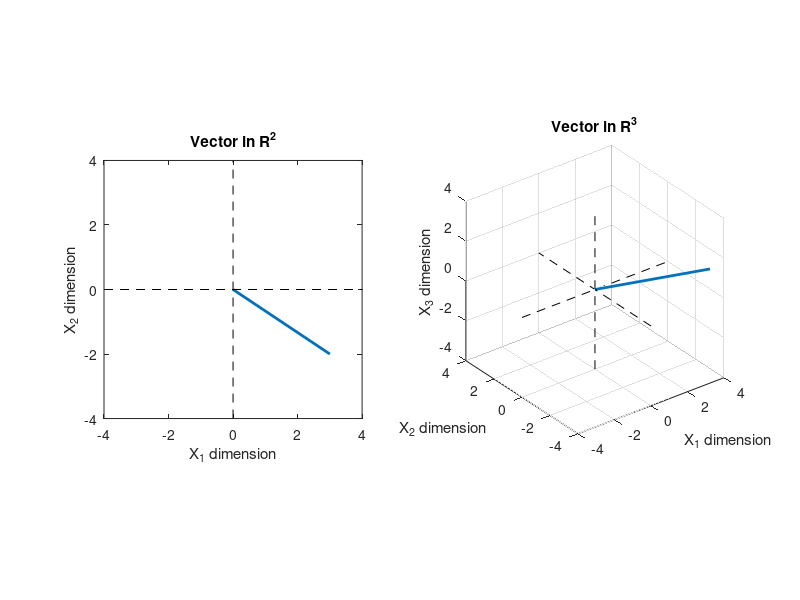
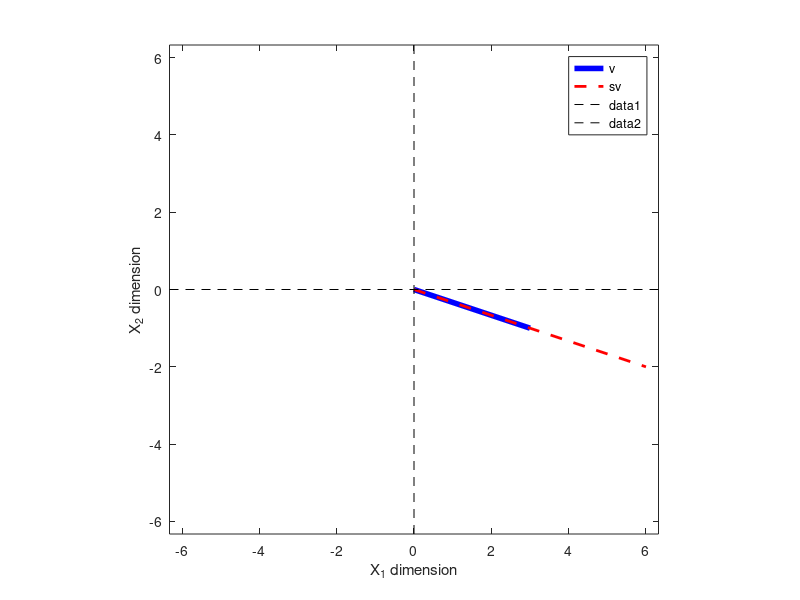

These charts were generated, in order, by the following MATLAB code: (Note: this script raises an error after producing the figures.)
%%
%     COURSE: PCA and multivariate neural signal processing
%    SECTION: Linear algebra crash course
%      VIDEO: MATLAB: vectors and matrices
% Instructor: sincxpress.com
%

%% a clean MATLAB workspace is a clean mental workspace

close all
clear
clc

%% --------------------- %%
%   Visualizing vectors   %
%   -------------------   %


% create a 2-dimensional vector
v2 = [ 3 -2 ];

% create a 3-dimensional vector
v3 = [ 4 -3 1 ];

% plot them
figure(1), clf
subplot(121)

% the main plotting line:
plot([0 v2(1)],[0 v2(2)],'linew',2)

% this code just makes the plot look nicer
axis square
axis([ -4 4 -4 4 ])
hold on
plot(get(gca,'xlim'),[0 0],'k--')
plot([0 0],get(gca,'ylim'),'k--')
xlabel('X_1 dimension')
ylabel('X_2 dimension')
title('Vector in R^2')


% plot the 3D vector
subplot(122)

% the main plotting code:
plot3([0 v3(1)],[0 v3(2)], [0 v3(3)],'linew',2)

% make the plot look nicer
axis square
axis([ -4 4 -4 4 -4 4 ])
hold on, grid on
plot3(get(gca,'xlim'),[0 0],[0 0],'k--')
plot3([0 0],get(gca,'ylim'),[0 0],'k--')
plot3([0 0],[0 0],get(gca,'zlim'),'k--')
xlabel('X_1 dimension')
ylabel('X_2 dimension')
zlabel('X_3 dimension')
title('Vector in R^3')

% might be easier to see when rotated
rotate3d on 

%% vector-scalar multiplication


% 2D vectors
v = [ 3 -1 ];

% scalar
s = 2;

% make the new vector
sv = s*v;


% plot them
figure(2), clf

% the main plotting lines:
plot([0 v(1)],[0 v(2)],'b','linew',4)
hold on
plot([0 sv(1)],[0 sv(2)],'r--','linew',2)
legend({'v';'sv'})

% this code just makes the plot look nicer
axis square
axis([ -1 1 -1 1 ]*max([norm(sv) norm(v)]))
hold on
plot(get(gca,'xlim'),[0 0],'k--')
plot([0 0],get(gca,'ylim'),'k--')
xlabel('X_1 dimension')
ylabel('X_2 dimension')


% QUESTION: What happens when the scalar is >1, <1, <0, and =0?
% 

%% transpose operation

v3

% transpose
v3'

% double-transpose to confirm it equals the original vector


% observe the sizes
size( v3  )
size( v3' )


%% --------------------------- %%
%   OMG it's the dot product!   %
%   ------------------------    %

% the two vectors
v1 = [ 1 2 3 4 5 6 ];
v2 = [ 0 8 -4 -3 6 5 ];

% the manual method: element-wise multiply and sum
dp = sum( v1.*v2 );

% the dot function
dp = dot( v1,v2 );


% QUESTION: Is the dot product affected by where you scalar-multiply?
%           To find out, create a scalar s and use it to multiply:
%           1) v1
%           2) v2
%           3) dot(v1,v2)
%           Do the results differ?




%% ------------------------------------ %%
%   Creating and working with matrices   %
%   ---------------------------------    %


% matrix sizes
m = 14;
n = 8;

% random matrix
A = randn(m,n);
size(A)


% MxM identity matrix
I = eye(m)

% diagonal
d = [ 1 2 4 9 15 ];
D = diag(d);
dd = diag(D);

% symmetric
S = A'*A; % you'll learn later why this is symmetric
size(A) % size of A
size(S) % size of S


% if the matrix is symmetric, then it should equal its transpose:
S' - S

% QUESTION: We haven't yet discussed diagonal or symmetric matrices. 
%           But based on this code, what do you think are the definitions
%           of diagonal and symmetric matrices?
%           Hint: for symmetric matrices, think about the sizes of matrix
%           multiplications.
% 


%% matrix arithmetic (addition and scalar multiplication)

% create random matrices
A = randn(5,4);
B = randn(5,3);
C = randn(5,4);

% try to add them
A+B
A+C


% scalar multiplication
M = round( randn(2,3)*10 );
s = 2;

M

% compute and confirm that sM==Ms
s*M
M*s


%% ------------------------ %%
%   Matrix multiplications   %
%   ----------------------   %


% matrix sizes
m = 4;
n = 3;
k = 6;

% make some matrices
A = randn(m,n);
B = randn(n,k);
C = randn(m,k);

% test which multiplications are valid.
% Think of your answer first, then test!
A*B;
A*A;
A'*C;
B*B';
B'*B;
B*C;
C*B;
C'*B;
C*B';


%% LIVE EVIL!

%%% Here you can see the law of reversing the order of matrices when
%   operating on them.

% create some random matrices
A = randn(3);
B = randn(3);
C = randn(3);

% LIVE
(A*B*C)'

% EVIL
C'*B'*A'



%%% this rule also works for other operations such as the inverse:
inv(A*B*C)
inv(C)*inv(B)*inv(A)

%% done.
